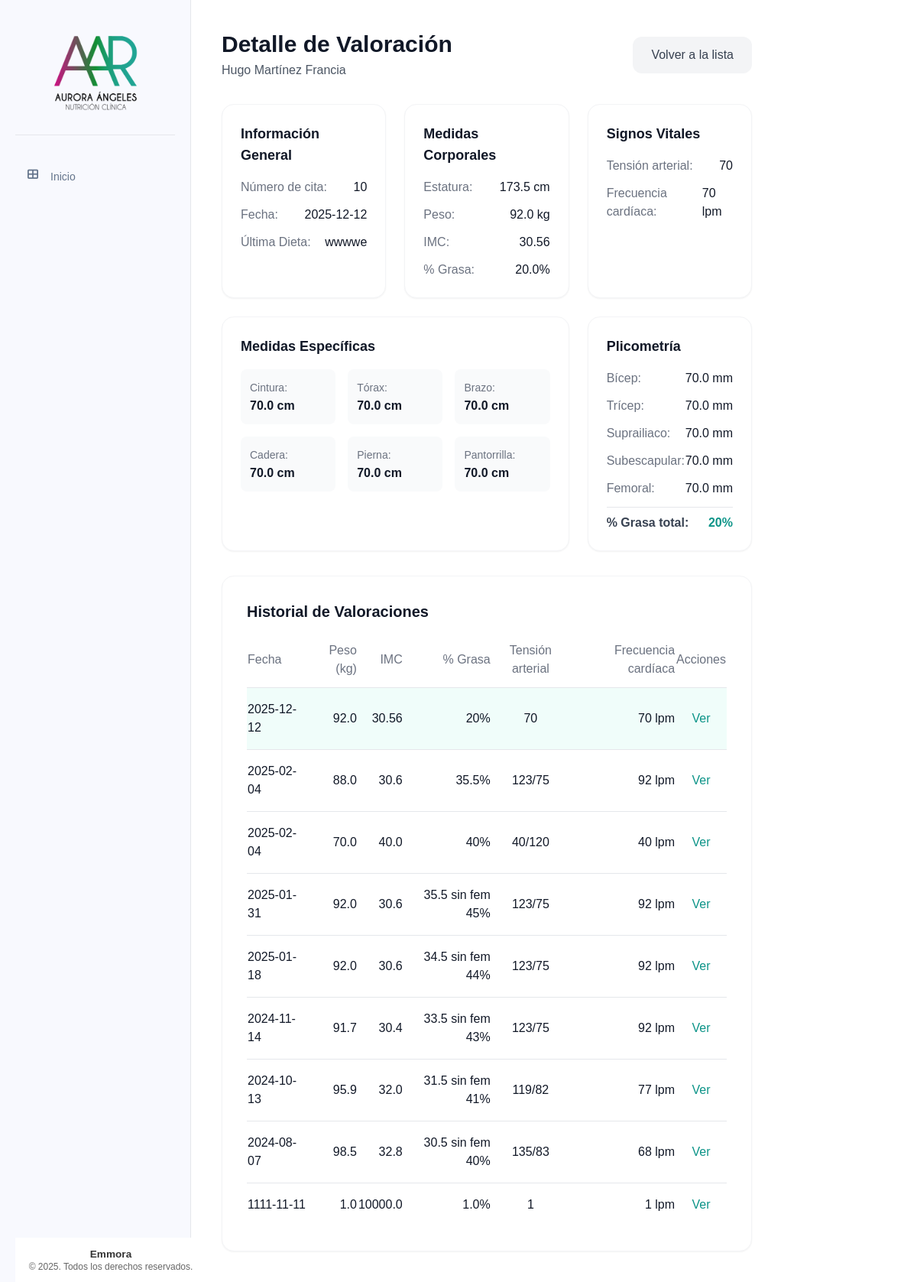
Before: /valoraciones/valoraciones/8 with the older database file.
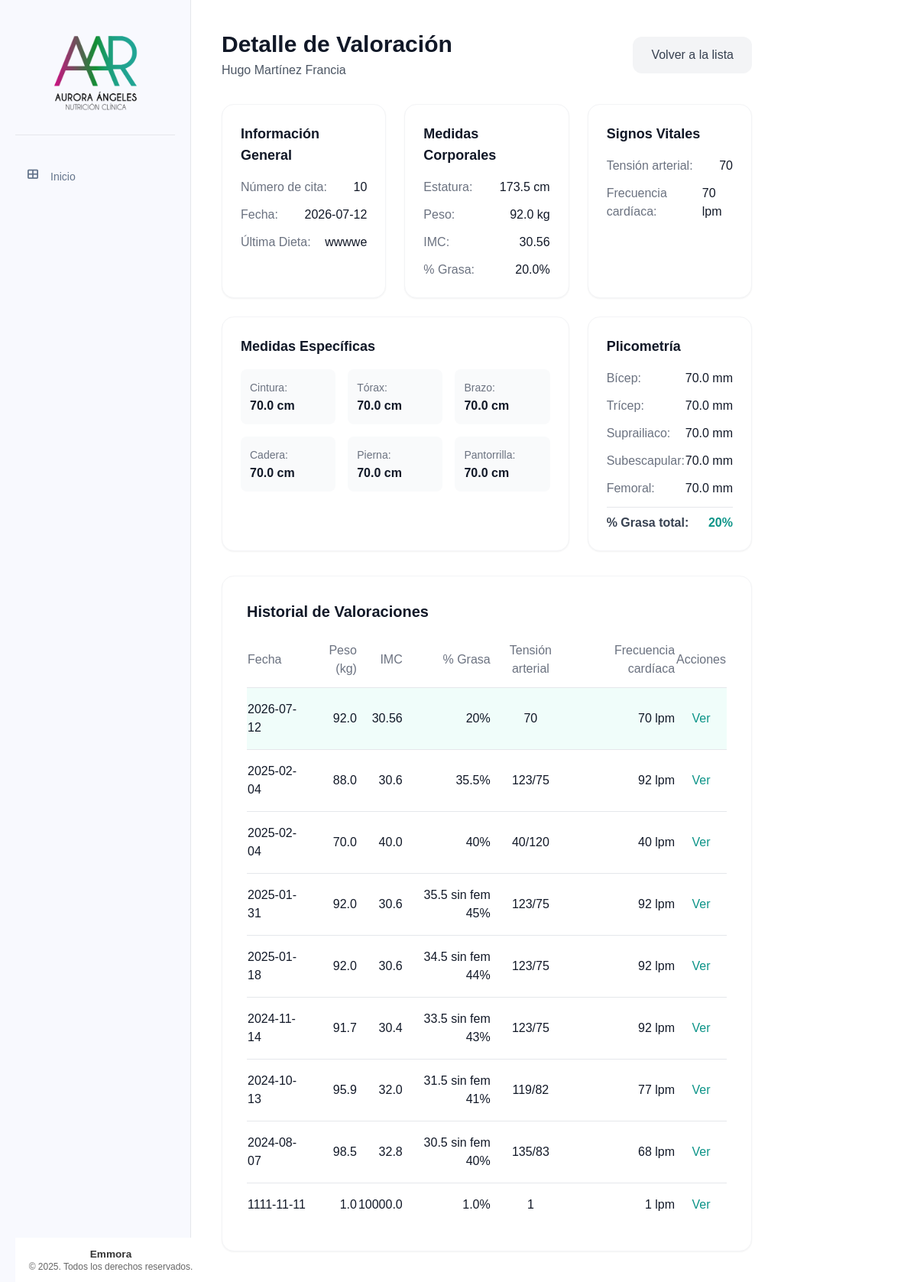
After: the same page with the newer database file.
### tables this page shows
CREATE TABLE valoracion_antropometrica (
    id INTEGER PRIMARY KEY AUTOINCREMENT,
    paciente_id INTEGER NOT NULL,
    numero_cita INTEGER NOT NULL,
    fecha DATE NOT NULL,
    estatura FLOAT NOT NULL,
    peso FLOAT NOT NULL,
    imc FLOAT NOT NULL,
    grasa FLOAT NOT NULL,
    cintura FLOAT NOT NULL,
    torax FLOAT NOT NULL,
    brazo FLOAT NOT NULL,
    cadera FLOAT NOT NULL,
    pierna FLOAT NOT NULL,
    pantorrilla FLOAT NOT NULL,
    tension_arterial TEXT NOT NULL,
    frecuencia_cardiaca INTEGER NOT NULL,
    bicep FLOAT NOT NULL,
    tricep FLOAT NOT NULL,
    suprailiaco FLOAT NOT NULL,
    subescapular FLOAT NOT NULL,
    femoral FLOAT,
    porcentaje_grasa TEXT NOT NULL,
    --porcentaje_grasa_fem FLOAT NOT NULL,
    ultima_dieta TEXT,
    FOREIGN KEY (paciente_id) REFERENCES pacientes (id)
);

### app/controllers/valoracion_antropometrica.py (the view)
@valoracion.route('/valoraciones/<int:valoracion_id>')
def detalle_valoracion(valoracion_id):
    valoracion = ValoracionAntropometrica.obtener_por_id(valoracion_id)
    if not valoracion:
        flash('Valoración no encontrada', 'error')
        return redirect(url_for('valoracion.todas_valoraciones'))
    paciente = Paciente.obtener_por_id(valoracion['paciente_id'])
    historial_valoraciones = ValoracionAntropometrica.obtener_por_paciente(valoracion['paciente_id'])
    return render_template('valoraciones/detalle_valoracion.html',
                            valoracion=valoracion,
                            paciente=paciente,
                            historial_valoraciones=historial_valoraciones)

### app/db.py (called while the page is built)
def get_db():
    if 'db' not in g:
        try:
            db_path = os.environ.get('DATABASE_URL', 'pacientes.db')
            g.db = sqlite3.connect(
                db_path,
                detect_types=sqlite3.PARSE_DECLTYPES
            )
            g.db.row_factory = sqlite3.Row
        except sqlite3.Error as e:
            logger.error(f"Error crítico al conectar con la base de datos SQLite: {e}")
            raise e
    return g.db

def query_db(query, args=(), one=False):
    try:
        cur = get_db().execute(query, args)
        rv = cur.fetchall()
        cur.close()
        return (rv[0] if rv else None) if one else rv
    except sqlite3.Error as e:
        logger.error(f"Error al ejecutar query: {query}. Args: {args}. Detalle: {e}")
        raise e

### app/models/paciente.py (called while the page is built)
    @staticmethod
    def obtener_por_id(id):
        return query_db('SELECT * FROM pacientes WHERE id = ?', [id], one=True)

### app/models/valoracion_antropometrica.py (called while the page is built)
    @staticmethod
    def obtener_por_paciente(paciente_id):
        return query_db('''
            SELECT * FROM valoracion_antropometrica
            WHERE paciente_id = ?
            ORDER BY fecha DESC
        ''', [paciente_id])

### app/templates/valoraciones/detalle_valoracion.html (shortened to what the changed rows need)
{% extends "base/base.html" %}
{% block content %}
<div class="max-w-6xl mx-auto">
    <div class="mb-8 flex items-center justify-between">
        <div>
            <h1 class="text-3xl font-bold text-gray-900">Detalle de Valoración</h1>
        </div>
    </div>
    <div class="grid grid-cols-1 md:grid-cols-2 lg:grid-cols-3 gap-6 mb-8">
        <div class="bg-white p-6 rounded-2xl shadow-sm border border-gray-100">
            <div class="space-y-3">
                <div class="flex justify-between">
                    <span class="text-gray-500">Número de cita:</span>
                    <span class="font-medium text-gray-900">{{ valoracion['numero_cita'] }}</span>
                </div>
                <div class="flex justify-between">
                    <span class="text-gray-500">Fecha:</span>
                    <span class="font-medium text-gray-900">{{ valoracion['fecha'] }}</span>
                </div>
                <div class="flex justify-between">
                    <span class="text-gray-500">Última Dieta:</span>
                    <span class="font-medium text-gray-900">{{ valoracion['ultima_dieta'] or 'No registrada' }}</span>
                </div>
            </div>
        </div>
        <div class="bg-white p-6 rounded-2xl shadow-sm border border-gray-100">
            <div class="space-y-3">
                <div class="flex justify-between">
                    <span class="text-gray-500">Estatura:</span>
                    <span class="font-medium text-gray-900">{{ valoracion['estatura'] }} cm</span>
                </div>
                <div class="flex justify-between">
                    <span class="text-gray-500">Peso:</span>
                    <span class="font-medium text-gray-900">{{ valoracion['peso'] }} kg</span>
                </div>
                <div class="flex justify-between">
                    <span class="text-gray-500">IMC:</span>
                    <span class="font-medium text-gray-900">{{ valoracion['imc'] }}</span>
                </div>
                <div class="flex justify-between">
                    <span class="text-gray-500">% Grasa:</span>
                    <span class="font-medium text-gray-900">{{ valoracion['grasa'] }}%</span>
                </div>
            </div>
        </div>
        <div class="bg-white p-6 rounded-2xl shadow-sm border border-gray-100">
            <div class="space-y-3">
                <div class="flex justify-between">
                    <span class="text-gray-500">Tensión arterial:</span>
                    <span class="font-medium text-gray-900">{{ valoracion['tension_arterial'] }}</span>
                </div>
                <div class="flex justify-between">
                    <span class="text-gray-500">Frecuencia cardíaca:</span>
                    <span class="font-medium text-gray-900">{{ valoracion['frecuencia_cardiaca'] }} lpm</span>
                </div>
            </div>
        </div>
        <div class="bg-white p-6 rounded-2xl shadow-sm border border-gray-100 lg:col-span-2">
            <div class="grid grid-cols-2 md:grid-cols-3 gap-4">
                <div class="bg-gray-50 p-3 rounded-lg">
                    <span class="text-gray-500 text-sm">Cintura:</span>
                    <p class="font-semibold text-gray-900">{{ valoracion['cintura'] }} cm</p>
                </div>
                <div class="bg-gray-50 p-3 rounded-lg">
                    <span class="text-gray-500 text-sm">Tórax:</span>
                    <p class="font-semibold text-gray-900">{{ valoracion['torax'] }} cm</p>
                </div>
                <div class="bg-gray-50 p-3 rounded-lg">
                    <span class="text-gray-500 text-sm">Brazo:</span>
                    <p class="font-semibold text-gray-900">{{ valoracion['brazo'] }} cm</p>
                </div>
                <div class="bg-gray-50 p-3 rounded-lg">
                    <span class="text-gray-500 text-sm">Cadera:</span>
                    <p class="font-semibold text-gray-900">{{ valoracion['cadera'] }} cm</p>
                </div>
                <div class="bg-gray-50 p-3 rounded-lg">
                    <span class="text-gray-500 text-sm">Pierna:</span>
                    <p class="font-semibold text-gray-900">{{ valoracion['pierna'] }} cm</p>
                </div>
                <div class="bg-gray-50 p-3 rounded-lg">
                    <span class="text-gray-500 text-sm">Pantorrilla:</span>
                    <p class="font-semibold text-gray-900">{{ valoracion['pantorrilla'] }} cm</p>
                </div>
            </div>
        </div>
        <div class="bg-white p-6 rounded-2xl shadow-sm border border-gray-100">
            <div class="space-y-3">
                <div class="flex justify-between">
                    <span class="text-gray-500">Bícep:</span>
                    <span class="font-medium text-gray-900">{{ valoracion['bicep'] }} mm</span>
                </div>
                <div class="flex justify-between">
                    <span class="text-gray-500">Trícep:</span>
                    <span class="font-medium text-gray-900">{{ valoracion['tricep'] }} mm</span>
                </div>
                <div class="flex justify-between">
                    <span class="text-gray-500">Suprailiaco:</span>
                    <span class="font-medium text-gray-900">{{ valoracion['suprailiaco'] }} mm</span>
                </div>
                <div class="flex justify-between">
                    <span class="text-gray-500">Subescapular:</span>
                    <span class="font-medium text-gray-900">{{ valoracion['subescapular'] }} mm</span>
                </div>
                {% if valoracion['femoral'] %}
                <div class="flex justify-between">
                    <span class="text-gray-500">Femoral:</span>
                    <span class="font-medium text-gray-900">{{ valoracion['femoral'] }} mm</span>
                </div>
                {% endif %}
                <div class="flex justify-between pt-2 border-t">
                    <span class="text-gray-700 font-semibold">% Grasa total:</span>
                    <span class="font-bold text-teal-600">{{ valoracion['porcentaje_grasa'] }}%</span>
                </div>
            </div>
        </div>
    </div>
    <div class="bg-white p-8 rounded-2xl shadow-sm border border-gray-100">
        <div class="overflow-x-auto">
            <table class="w-full text-left">
                <thead>
                    <tr class="text-gray-500 border-b">
                        <th class="pb-3 font-medium">Fecha</th>
                        <th class="pb-3 font-medium text-right">Peso (kg)</th>
                        <th class="pb-3 font-medium text-right">IMC</th>
                        <th class="pb-3 font-medium text-right">% Grasa</th>
                        <th class="pb-3 font-medium text-center">Tensión arterial</th>
                        <th class="pb-3 font-medium text-right">Frecuencia cardíaca</th>
                        <th class="pb-3 font-medium text-center">Acciones</th>
                    </tr>
                </thead>
                <tbody class="divide-y">
                    {% for val in historial_valoraciones %}
                    <tr class="{{ 'bg-teal-50' if val['id'] == valoracion['id'] else 'hover:bg-gray-50' }} transition">
                        <td class="py-4 text-gray-900">{{ val['fecha'] }}</td>
                        <td class="py-4 text-gray-900 text-right">{{ val['peso'] }}</td>
                        <td class="py-4 text-gray-900 text-right">{{ val['imc'] }}</td>
                        <td class="py-4 text-gray-900 text-right">{{ val['porcentaje_grasa'] }}%</td>
                        <td class="py-4 text-gray-900 text-center">{{ val['tension_arterial'] }}</td>
                        <td class="py-4 text-gray-900 text-right">{{ val['frecuencia_cardiaca'] }} lpm</td>
                        <td class="py-4 text-center">
                            <a href="{{ url_for('valoracion.detalle_valoracion', valoracion_id=val['id']) }}"
                                class="text-teal-600 hover:text-teal-800 font-medium">Ver</a>
                        </td>
                    </tr>
                    {% endfor %}
                </tbody>
            </table>
        </div>
    </div>
</div>
{% endblock %}

Changed rows visible on the page:
changed valoracion_antropometrica "wwwwe": fecha "2025-12-12" → "2026-07-12"
